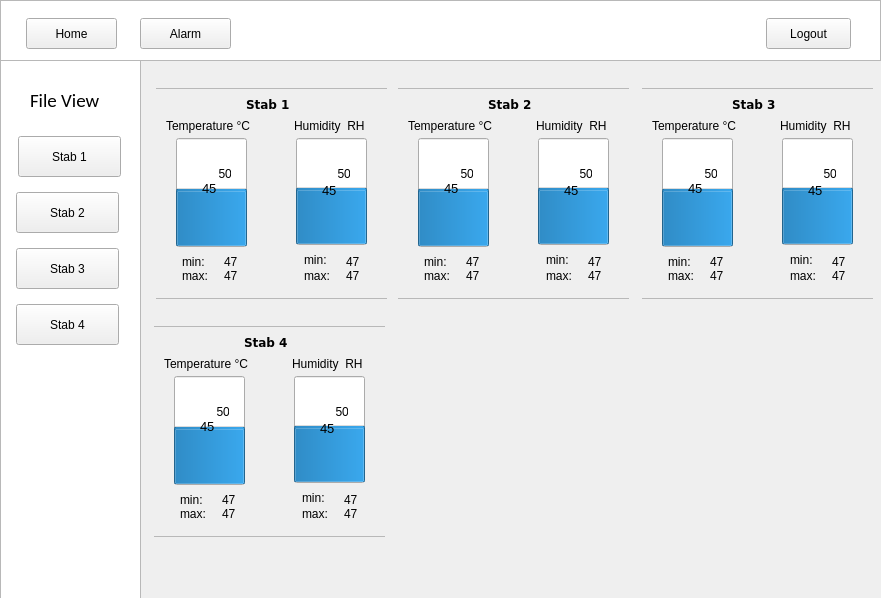
<?xml version="1.0" encoding="UTF-8"?>
<ui version="4.0">
 <class>DataLogger</class>
 <widget class="QMainWindow" name="DataLogger">
  <property name="geometry">
   <rect>
    <x>0</x>
    <y>0</y>
    <width>881</width>
    <height>598</height>
   </rect>
  </property>
  <property name="windowTitle">
   <string>DataLogger</string>
  </property>
  <widget class="QWidget" name="centralwidget">
   <widget class="QListWidget" name="SideBar">
    <property name="geometry">
     <rect>
      <x>0</x>
      <y>60</y>
      <width>141</width>
      <height>541</height>
     </rect>
    </property>
   </widget>
   <widget class="QListWidget" name="MainBar">
    <property name="geometry">
     <rect>
      <x>0</x>
      <y>0</y>
      <width>881</width>
      <height>61</height>
     </rect>
    </property>
    <property name="autoFillBackground">
     <bool>true</bool>
    </property>
   </widget>
   <widget class="QPushButton" name="HomeButton">
    <property name="geometry">
     <rect>
      <x>26</x>
      <y>18</y>
      <width>91</width>
      <height>31</height>
     </rect>
    </property>
    <property name="styleSheet">
     <string notr="true">image: url(:/icons/icons/home.svg);</string>
    </property>
    <property name="text">
     <string>Home</string>
    </property>
    <property name="icon">
     <iconset resource="resources.qrc">
      <normaloff>:/icons/icons/home.svg</normaloff>:/icons/icons/home.svg</iconset>
    </property>
   </widget>
   <widget class="QPushButton" name="AlarmButton">
    <property name="geometry">
     <rect>
      <x>140</x>
      <y>18</y>
      <width>91</width>
      <height>31</height>
     </rect>
    </property>
    <property name="text">
     <string>Alarm</string>
    </property>
    <property name="icon">
     <iconset resource="resources.qrc">
      <normaloff>:/icons/icons/bell.svg</normaloff>:/icons/icons/bell.svg</iconset>
    </property>
   </widget>
   <widget class="QPushButton" name="LogoutButton">
    <property name="geometry">
     <rect>
      <x>766</x>
      <y>18</y>
      <width>85</width>
      <height>31</height>
     </rect>
    </property>
    <property name="text">
     <string>Logout</string>
    </property>
    <property name="icon">
     <iconset resource="resources.qrc">
      <normaloff>:/icons/icons/log-out.svg</normaloff>:/icons/icons/log-out.svg</iconset>
    </property>
   </widget>
   <widget class="QPushButton" name="Stab1_button">
    <property name="geometry">
     <rect>
      <x>18</x>
      <y>136</y>
      <width>103</width>
      <height>41</height>
     </rect>
    </property>
    <property name="text">
     <string>Stab 1</string>
    </property>
    <property name="icon">
     <iconset resource="resources.qrc">
      <normaloff>:/icons/icons/radio.svg</normaloff>:/icons/icons/radio.svg</iconset>
    </property>
    <property name="iconSize">
     <size>
      <width>30</width>
      <height>30</height>
     </size>
    </property>
   </widget>
   <widget class="QLabel" name="FileView">
    <property name="geometry">
     <rect>
      <x>30</x>
      <y>90</y>
      <width>91</width>
      <height>21</height>
     </rect>
    </property>
    <property name="font">
     <font>
      <family>Calibri</family>
      <pointsize>14</pointsize>
      <weight>50</weight>
      <bold>false</bold>
     </font>
    </property>
    <property name="text">
     <string>File View</string>
    </property>
   </widget>
   <widget class="QWidget" name="widget_4" native="true">
    <property name="geometry">
     <rect>
      <x>156</x>
      <y>88</y>
      <width>231</width>
      <height>211</height>
     </rect>
    </property>
    <property name="styleSheet">
     <string notr="true"/>
    </property>
    <widget class="QLabel" name="Stab1_4">
     <property name="geometry">
      <rect>
       <x>90</x>
       <y>10</y>
       <width>47</width>
       <height>13</height>
      </rect>
     </property>
     <property name="font">
      <font>
       <family>Verdana</family>
       <weight>75</weight>
       <bold>true</bold>
      </font>
     </property>
     <property name="text">
      <string>Stab 1</string>
     </property>
    </widget>
    <widget class="QProgressBar" name="Stab1_Humd_4">
     <property name="geometry">
      <rect>
       <x>140</x>
       <y>50</y>
       <width>71</width>
       <height>107</height>
      </rect>
     </property>
     <property name="value">
      <number>50</number>
     </property>
     <property name="orientation">
      <enum>Qt::Vertical</enum>
     </property>
     <property name="textDirection">
      <enum>QProgressBar::TopToBottom</enum>
     </property>
    </widget>
    <widget class="QProgressBar" name="Stab1_Temp_4">
     <property name="geometry">
      <rect>
       <x>20</x>
       <y>50</y>
       <width>71</width>
       <height>109</height>
      </rect>
     </property>
     <property name="mouseTracking">
      <bool>true</bool>
     </property>
     <property name="contextMenuPolicy">
      <enum>Qt::DefaultContextMenu</enum>
     </property>
     <property name="acceptDrops">
      <bool>false</bool>
     </property>
     <property name="whatsThis">
      <string>&lt;html&gt;&lt;head/&gt;&lt;body&gt;&lt;p&gt;&lt;span style=&quot; font-size:11pt;&quot;&gt;Ali&lt;/span&gt;&lt;/p&gt;&lt;/body&gt;&lt;/html&gt;</string>
     </property>
     <property name="layoutDirection">
      <enum>Qt::LeftToRight</enum>
     </property>
     <property name="autoFillBackground">
      <bool>false</bool>
     </property>
     <property name="styleSheet">
      <string notr="true"/>
     </property>
     <property name="value">
      <number>50</number>
     </property>
     <property name="alignment">
      <set>Qt::AlignCenter</set>
     </property>
     <property name="orientation">
      <enum>Qt::Vertical</enum>
     </property>
     <property name="invertedAppearance">
      <bool>false</bool>
     </property>
     <property name="textDirection">
      <enum>QProgressBar::TopToBottom</enum>
     </property>
     <property name="format">
      <string extracomment="]">%p%</string>
     </property>
    </widget>
    <widget class="QLabel" name="heading_temp">
     <property name="geometry">
      <rect>
       <x>10</x>
       <y>30</y>
       <width>101</width>
       <height>16</height>
      </rect>
     </property>
     <property name="text">
      <string>Temperature °C</string>
     </property>
    </widget>
    <widget class="QLabel" name="headin_hum">
     <property name="geometry">
      <rect>
       <x>138</x>
       <y>30</y>
       <width>81</width>
       <height>16</height>
      </rect>
     </property>
     <property name="text">
      <string>Humidity  RH</string>
     </property>
    </widget>
    <widget class="QLabel" name="stab1_temp">
     <property name="geometry">
      <rect>
       <x>46</x>
       <y>84</y>
       <width>21</width>
       <height>33</height>
      </rect>
     </property>
     <property name="font">
      <font>
       <pointsize>10</pointsize>
      </font>
     </property>
     <property name="styleSheet">
      <string notr="true"/>
     </property>
     <property name="text">
      <string>45</string>
     </property>
    </widget>
    <widget class="QFrame" name="frame">
     <property name="geometry">
      <rect>
       <x>-2</x>
       <y>0</y>
       <width>235</width>
       <height>211</height>
      </rect>
     </property>
     <property name="styleSheet">
      <string notr="true">
image: url(:/background/istockphoto-1264634979-612x612.png);</string>
     </property>
     <property name="frameShape">
      <enum>QFrame::StyledPanel</enum>
     </property>
     <property name="frameShadow">
      <enum>QFrame::Raised</enum>
     </property>
     <widget class="QLabel" name="label_2">
      <property name="geometry">
       <rect>
        <x>28</x>
        <y>180</y>
        <width>29</width>
        <height>16</height>
       </rect>
      </property>
      <property name="text">
       <string>max:</string>
      </property>
     </widget>
     <widget class="QLabel" name="min_tmp_1">
      <property name="geometry">
       <rect>
        <x>70</x>
        <y>166</y>
        <width>16</width>
        <height>16</height>
       </rect>
      </property>
      <property name="text">
       <string>47</string>
      </property>
     </widget>
     <widget class="QLabel" name="max_tmp_1">
      <property name="geometry">
       <rect>
        <x>70</x>
        <y>180</y>
        <width>16</width>
        <height>16</height>
       </rect>
      </property>
      <property name="text">
       <string>47</string>
      </property>
     </widget>
     <widget class="QLabel" name="label_3">
      <property name="geometry">
       <rect>
        <x>150</x>
        <y>180</y>
        <width>29</width>
        <height>16</height>
       </rect>
      </property>
      <property name="text">
       <string>max:</string>
      </property>
     </widget>
     <widget class="QLabel" name="max_hum_1">
      <property name="geometry">
       <rect>
        <x>192</x>
        <y>180</y>
        <width>16</width>
        <height>16</height>
       </rect>
      </property>
      <property name="text">
       <string>47</string>
      </property>
     </widget>
     <widget class="QLabel" name="min_hum_1">
      <property name="geometry">
       <rect>
        <x>192</x>
        <y>166</y>
        <width>16</width>
        <height>16</height>
       </rect>
      </property>
      <property name="text">
       <string>47</string>
      </property>
     </widget>
     <widget class="QLabel" name="label_4">
      <property name="enabled">
       <bool>true</bool>
      </property>
      <property name="geometry">
       <rect>
        <x>150</x>
        <y>164</y>
        <width>29</width>
        <height>16</height>
       </rect>
      </property>
      <property name="text">
       <string>min:</string>
      </property>
     </widget>
     <widget class="QLabel" name="label">
      <property name="enabled">
       <bool>true</bool>
      </property>
      <property name="geometry">
       <rect>
        <x>28</x>
        <y>166</y>
        <width>29</width>
        <height>16</height>
       </rect>
      </property>
      <property name="text">
       <string>min:</string>
      </property>
     </widget>
    </widget>
    <widget class="QLabel" name="stab1_humd">
     <property name="geometry">
      <rect>
       <x>166</x>
       <y>86</y>
       <width>21</width>
       <height>33</height>
      </rect>
     </property>
     <property name="font">
      <font>
       <pointsize>10</pointsize>
      </font>
     </property>
     <property name="styleSheet">
      <string notr="true"/>
     </property>
     <property name="text">
      <string>45</string>
     </property>
    </widget>
    <zorder>frame</zorder>
    <zorder>Stab1_4</zorder>
    <zorder>Stab1_Humd_4</zorder>
    <zorder>Stab1_Temp_4</zorder>
    <zorder>heading_temp</zorder>
    <zorder>headin_hum</zorder>
    <zorder>stab1_temp</zorder>
    <zorder>stab1_humd</zorder>
   </widget>
   <widget class="QWidget" name="widget_5" native="true">
    <property name="geometry">
     <rect>
      <x>398</x>
      <y>88</y>
      <width>231</width>
      <height>211</height>
     </rect>
    </property>
    <property name="styleSheet">
     <string notr="true"/>
    </property>
    <widget class="QLabel" name="Stab1_7">
     <property name="geometry">
      <rect>
       <x>90</x>
       <y>10</y>
       <width>47</width>
       <height>13</height>
      </rect>
     </property>
     <property name="font">
      <font>
       <family>Verdana</family>
       <weight>75</weight>
       <bold>true</bold>
      </font>
     </property>
     <property name="text">
      <string>Stab 2</string>
     </property>
    </widget>
    <widget class="QProgressBar" name="Stab1_Humd_7">
     <property name="geometry">
      <rect>
       <x>140</x>
       <y>50</y>
       <width>71</width>
       <height>107</height>
      </rect>
     </property>
     <property name="value">
      <number>50</number>
     </property>
     <property name="orientation">
      <enum>Qt::Vertical</enum>
     </property>
     <property name="textDirection">
      <enum>QProgressBar::TopToBottom</enum>
     </property>
    </widget>
    <widget class="QProgressBar" name="Stab1_Temp_7">
     <property name="geometry">
      <rect>
       <x>20</x>
       <y>50</y>
       <width>71</width>
       <height>109</height>
      </rect>
     </property>
     <property name="mouseTracking">
      <bool>true</bool>
     </property>
     <property name="contextMenuPolicy">
      <enum>Qt::DefaultContextMenu</enum>
     </property>
     <property name="acceptDrops">
      <bool>false</bool>
     </property>
     <property name="whatsThis">
      <string>&lt;html&gt;&lt;head/&gt;&lt;body&gt;&lt;p&gt;&lt;span style=&quot; font-size:11pt;&quot;&gt;Ali&lt;/span&gt;&lt;/p&gt;&lt;/body&gt;&lt;/html&gt;</string>
     </property>
     <property name="layoutDirection">
      <enum>Qt::LeftToRight</enum>
     </property>
     <property name="autoFillBackground">
      <bool>false</bool>
     </property>
     <property name="styleSheet">
      <string notr="true"/>
     </property>
     <property name="value">
      <number>50</number>
     </property>
     <property name="alignment">
      <set>Qt::AlignCenter</set>
     </property>
     <property name="orientation">
      <enum>Qt::Vertical</enum>
     </property>
     <property name="invertedAppearance">
      <bool>false</bool>
     </property>
     <property name="textDirection">
      <enum>QProgressBar::TopToBottom</enum>
     </property>
     <property name="format">
      <string extracomment="]">%p%</string>
     </property>
    </widget>
    <widget class="QLabel" name="heading_temp_4">
     <property name="geometry">
      <rect>
       <x>10</x>
       <y>30</y>
       <width>101</width>
       <height>16</height>
      </rect>
     </property>
     <property name="text">
      <string>Temperature °C</string>
     </property>
    </widget>
    <widget class="QLabel" name="headin_hum_4">
     <property name="geometry">
      <rect>
       <x>138</x>
       <y>30</y>
       <width>81</width>
       <height>16</height>
      </rect>
     </property>
     <property name="text">
      <string>Humidity  RH</string>
     </property>
    </widget>
    <widget class="QLabel" name="stab1_temp_4">
     <property name="geometry">
      <rect>
       <x>46</x>
       <y>84</y>
       <width>21</width>
       <height>33</height>
      </rect>
     </property>
     <property name="font">
      <font>
       <pointsize>10</pointsize>
      </font>
     </property>
     <property name="styleSheet">
      <string notr="true"/>
     </property>
     <property name="text">
      <string>45</string>
     </property>
    </widget>
    <widget class="QFrame" name="frame_4">
     <property name="geometry">
      <rect>
       <x>-2</x>
       <y>0</y>
       <width>235</width>
       <height>211</height>
      </rect>
     </property>
     <property name="styleSheet">
      <string notr="true">
image: url(:/background/istockphoto-1264634979-612x612.png);</string>
     </property>
     <property name="frameShape">
      <enum>QFrame::StyledPanel</enum>
     </property>
     <property name="frameShadow">
      <enum>QFrame::Raised</enum>
     </property>
     <widget class="QLabel" name="label_13">
      <property name="geometry">
       <rect>
        <x>28</x>
        <y>180</y>
        <width>29</width>
        <height>16</height>
       </rect>
      </property>
      <property name="text">
       <string>max:</string>
      </property>
     </widget>
     <widget class="QLabel" name="min_tmp_2">
      <property name="geometry">
       <rect>
        <x>70</x>
        <y>166</y>
        <width>16</width>
        <height>16</height>
       </rect>
      </property>
      <property name="text">
       <string>47</string>
      </property>
     </widget>
     <widget class="QLabel" name="max_tmp_2">
      <property name="geometry">
       <rect>
        <x>70</x>
        <y>180</y>
        <width>16</width>
        <height>16</height>
       </rect>
      </property>
      <property name="text">
       <string>47</string>
      </property>
     </widget>
     <widget class="QLabel" name="label_14">
      <property name="geometry">
       <rect>
        <x>150</x>
        <y>180</y>
        <width>29</width>
        <height>16</height>
       </rect>
      </property>
      <property name="text">
       <string>max:</string>
      </property>
     </widget>
     <widget class="QLabel" name="max_hum_2">
      <property name="geometry">
       <rect>
        <x>192</x>
        <y>180</y>
        <width>16</width>
        <height>16</height>
       </rect>
      </property>
      <property name="text">
       <string>47</string>
      </property>
     </widget>
     <widget class="QLabel" name="min_hum_2">
      <property name="geometry">
       <rect>
        <x>192</x>
        <y>166</y>
        <width>16</width>
        <height>16</height>
       </rect>
      </property>
      <property name="text">
       <string>47</string>
      </property>
     </widget>
     <widget class="QLabel" name="label_15">
      <property name="enabled">
       <bool>true</bool>
      </property>
      <property name="geometry">
       <rect>
        <x>150</x>
        <y>164</y>
        <width>29</width>
        <height>16</height>
       </rect>
      </property>
      <property name="text">
       <string>min:</string>
      </property>
     </widget>
     <widget class="QLabel" name="label_16">
      <property name="enabled">
       <bool>true</bool>
      </property>
      <property name="geometry">
       <rect>
        <x>28</x>
        <y>166</y>
        <width>29</width>
        <height>16</height>
       </rect>
      </property>
      <property name="text">
       <string>min:</string>
      </property>
     </widget>
    </widget>
    <widget class="QLabel" name="stab1_temp_8">
     <property name="geometry">
      <rect>
       <x>166</x>
       <y>86</y>
       <width>21</width>
       <height>33</height>
      </rect>
     </property>
     <property name="font">
      <font>
       <pointsize>10</pointsize>
      </font>
     </property>
     <property name="styleSheet">
      <string notr="true"/>
     </property>
     <property name="text">
      <string>45</string>
     </property>
    </widget>
    <zorder>frame_4</zorder>
    <zorder>Stab1_7</zorder>
    <zorder>Stab1_Humd_7</zorder>
    <zorder>Stab1_Temp_7</zorder>
    <zorder>heading_temp_4</zorder>
    <zorder>headin_hum_4</zorder>
    <zorder>stab1_temp_4</zorder>
    <zorder>stab1_temp_8</zorder>
   </widget>
   <widget class="QWidget" name="widget_6" native="true">
    <property name="geometry">
     <rect>
      <x>642</x>
      <y>88</y>
      <width>231</width>
      <height>211</height>
     </rect>
    </property>
    <property name="styleSheet">
     <string notr="true"/>
    </property>
    <widget class="QLabel" name="Stab1_8">
     <property name="geometry">
      <rect>
       <x>90</x>
       <y>10</y>
       <width>47</width>
       <height>13</height>
      </rect>
     </property>
     <property name="font">
      <font>
       <family>Verdana</family>
       <weight>75</weight>
       <bold>true</bold>
      </font>
     </property>
     <property name="text">
      <string>Stab 3</string>
     </property>
    </widget>
    <widget class="QProgressBar" name="Stab1_Humd_8">
     <property name="geometry">
      <rect>
       <x>140</x>
       <y>50</y>
       <width>71</width>
       <height>107</height>
      </rect>
     </property>
     <property name="value">
      <number>50</number>
     </property>
     <property name="orientation">
      <enum>Qt::Vertical</enum>
     </property>
     <property name="textDirection">
      <enum>QProgressBar::TopToBottom</enum>
     </property>
    </widget>
    <widget class="QProgressBar" name="Stab1_Temp_8">
     <property name="geometry">
      <rect>
       <x>20</x>
       <y>50</y>
       <width>71</width>
       <height>109</height>
      </rect>
     </property>
     <property name="mouseTracking">
      <bool>true</bool>
     </property>
     <property name="contextMenuPolicy">
      <enum>Qt::DefaultContextMenu</enum>
     </property>
     <property name="acceptDrops">
      <bool>false</bool>
     </property>
     <property name="whatsThis">
      <string>&lt;html&gt;&lt;head/&gt;&lt;body&gt;&lt;p&gt;&lt;span style=&quot; font-size:11pt;&quot;&gt;Ali&lt;/span&gt;&lt;/p&gt;&lt;/body&gt;&lt;/html&gt;</string>
     </property>
     <property name="layoutDirection">
      <enum>Qt::LeftToRight</enum>
     </property>
     <property name="autoFillBackground">
      <bool>false</bool>
     </property>
     <property name="styleSheet">
      <string notr="true"/>
     </property>
     <property name="value">
      <number>50</number>
     </property>
     <property name="alignment">
      <set>Qt::AlignCenter</set>
     </property>
     <property name="orientation">
      <enum>Qt::Vertical</enum>
     </property>
     <property name="invertedAppearance">
      <bool>false</bool>
     </property>
     <property name="textDirection">
      <enum>QProgressBar::TopToBottom</enum>
     </property>
     <property name="format">
      <string extracomment="]">%p%</string>
     </property>
    </widget>
    <widget class="QLabel" name="heading_temp_5">
     <property name="geometry">
      <rect>
       <x>10</x>
       <y>30</y>
       <width>101</width>
       <height>16</height>
      </rect>
     </property>
     <property name="text">
      <string>Temperature °C</string>
     </property>
    </widget>
    <widget class="QLabel" name="headin_hum_5">
     <property name="geometry">
      <rect>
       <x>138</x>
       <y>30</y>
       <width>81</width>
       <height>16</height>
      </rect>
     </property>
     <property name="text">
      <string>Humidity  RH</string>
     </property>
    </widget>
    <widget class="QLabel" name="stab1_temp_9">
     <property name="geometry">
      <rect>
       <x>46</x>
       <y>84</y>
       <width>21</width>
       <height>33</height>
      </rect>
     </property>
     <property name="font">
      <font>
       <pointsize>10</pointsize>
      </font>
     </property>
     <property name="styleSheet">
      <string notr="true"/>
     </property>
     <property name="text">
      <string>45</string>
     </property>
    </widget>
    <widget class="QFrame" name="frame_5">
     <property name="geometry">
      <rect>
       <x>-2</x>
       <y>0</y>
       <width>235</width>
       <height>211</height>
      </rect>
     </property>
     <property name="styleSheet">
      <string notr="true">
image: url(:/background/istockphoto-1264634979-612x612.png);</string>
     </property>
     <property name="frameShape">
      <enum>QFrame::StyledPanel</enum>
     </property>
     <property name="frameShadow">
      <enum>QFrame::Raised</enum>
     </property>
     <widget class="QLabel" name="label_17">
      <property name="geometry">
       <rect>
        <x>28</x>
        <y>180</y>
        <width>29</width>
        <height>16</height>
       </rect>
      </property>
      <property name="text">
       <string>max:</string>
      </property>
     </widget>
     <widget class="QLabel" name="min_tmp_7">
      <property name="geometry">
       <rect>
        <x>70</x>
        <y>166</y>
        <width>16</width>
        <height>16</height>
       </rect>
      </property>
      <property name="text">
       <string>47</string>
      </property>
     </widget>
     <widget class="QLabel" name="maz_tmp_3">
      <property name="geometry">
       <rect>
        <x>70</x>
        <y>180</y>
        <width>16</width>
        <height>16</height>
       </rect>
      </property>
      <property name="text">
       <string>47</string>
      </property>
     </widget>
     <widget class="QLabel" name="label_18">
      <property name="geometry">
       <rect>
        <x>150</x>
        <y>180</y>
        <width>29</width>
        <height>16</height>
       </rect>
      </property>
      <property name="text">
       <string>max:</string>
      </property>
     </widget>
     <widget class="QLabel" name="max_hum_3">
      <property name="geometry">
       <rect>
        <x>192</x>
        <y>180</y>
        <width>16</width>
        <height>16</height>
       </rect>
      </property>
      <property name="text">
       <string>47</string>
      </property>
     </widget>
     <widget class="QLabel" name="min_hum_3">
      <property name="geometry">
       <rect>
        <x>192</x>
        <y>166</y>
        <width>16</width>
        <height>16</height>
       </rect>
      </property>
      <property name="text">
       <string>47</string>
      </property>
     </widget>
     <widget class="QLabel" name="label_19">
      <property name="enabled">
       <bool>true</bool>
      </property>
      <property name="geometry">
       <rect>
        <x>150</x>
        <y>164</y>
        <width>29</width>
        <height>16</height>
       </rect>
      </property>
      <property name="text">
       <string>min:</string>
      </property>
     </widget>
     <widget class="QLabel" name="label_20">
      <property name="enabled">
       <bool>true</bool>
      </property>
      <property name="geometry">
       <rect>
        <x>28</x>
        <y>166</y>
        <width>29</width>
        <height>16</height>
       </rect>
      </property>
      <property name="text">
       <string>min:</string>
      </property>
     </widget>
    </widget>
    <widget class="QLabel" name="stab1_temp_10">
     <property name="geometry">
      <rect>
       <x>166</x>
       <y>86</y>
       <width>21</width>
       <height>33</height>
      </rect>
     </property>
     <property name="font">
      <font>
       <pointsize>10</pointsize>
      </font>
     </property>
     <property name="styleSheet">
      <string notr="true"/>
     </property>
     <property name="text">
      <string>45</string>
     </property>
    </widget>
    <zorder>frame_5</zorder>
    <zorder>Stab1_8</zorder>
    <zorder>Stab1_Humd_8</zorder>
    <zorder>Stab1_Temp_8</zorder>
    <zorder>heading_temp_5</zorder>
    <zorder>headin_hum_5</zorder>
    <zorder>stab1_temp_9</zorder>
    <zorder>stab1_temp_10</zorder>
   </widget>
   <widget class="QWidget" name="widget_7" native="true">
    <property name="geometry">
     <rect>
      <x>154</x>
      <y>326</y>
      <width>231</width>
      <height>211</height>
     </rect>
    </property>
    <property name="styleSheet">
     <string notr="true"/>
    </property>
    <widget class="QLabel" name="Stab1_10">
     <property name="geometry">
      <rect>
       <x>90</x>
       <y>10</y>
       <width>47</width>
       <height>13</height>
      </rect>
     </property>
     <property name="font">
      <font>
       <family>Verdana</family>
       <weight>75</weight>
       <bold>true</bold>
      </font>
     </property>
     <property name="text">
      <string>Stab 4</string>
     </property>
    </widget>
    <widget class="QProgressBar" name="Stab1_Humd_10">
     <property name="geometry">
      <rect>
       <x>140</x>
       <y>50</y>
       <width>71</width>
       <height>107</height>
      </rect>
     </property>
     <property name="value">
      <number>50</number>
     </property>
     <property name="orientation">
      <enum>Qt::Vertical</enum>
     </property>
     <property name="textDirection">
      <enum>QProgressBar::TopToBottom</enum>
     </property>
    </widget>
    <widget class="QProgressBar" name="Stab1_Temp_10">
     <property name="geometry">
      <rect>
       <x>20</x>
       <y>50</y>
       <width>71</width>
       <height>109</height>
      </rect>
     </property>
     <property name="mouseTracking">
      <bool>true</bool>
     </property>
     <property name="contextMenuPolicy">
      <enum>Qt::DefaultContextMenu</enum>
     </property>
     <property name="acceptDrops">
      <bool>false</bool>
     </property>
     <property name="whatsThis">
      <string>&lt;html&gt;&lt;head/&gt;&lt;body&gt;&lt;p&gt;&lt;span style=&quot; font-size:11pt;&quot;&gt;Ali&lt;/span&gt;&lt;/p&gt;&lt;/body&gt;&lt;/html&gt;</string>
     </property>
     <property name="layoutDirection">
      <enum>Qt::LeftToRight</enum>
     </property>
     <property name="autoFillBackground">
      <bool>false</bool>
     </property>
     <property name="styleSheet">
      <string notr="true"/>
     </property>
     <property name="value">
      <number>50</number>
     </property>
     <property name="alignment">
      <set>Qt::AlignCenter</set>
     </property>
     <property name="orientation">
      <enum>Qt::Vertical</enum>
     </property>
     <property name="invertedAppearance">
      <bool>false</bool>
     </property>
     <property name="textDirection">
      <enum>QProgressBar::TopToBottom</enum>
     </property>
     <property name="format">
      <string extracomment="]">%p%</string>
     </property>
    </widget>
    <widget class="QLabel" name="heading_temp_7">
     <property name="geometry">
      <rect>
       <x>10</x>
       <y>30</y>
       <width>101</width>
       <height>16</height>
      </rect>
     </property>
     <property name="text">
      <string>Temperature °C</string>
     </property>
    </widget>
    <widget class="QLabel" name="headin_hum_7">
     <property name="geometry">
      <rect>
       <x>138</x>
       <y>30</y>
       <width>81</width>
       <height>16</height>
      </rect>
     </property>
     <property name="text">
      <string>Humidity  RH</string>
     </property>
    </widget>
    <widget class="QLabel" name="stab1_temp_13">
     <property name="geometry">
      <rect>
       <x>46</x>
       <y>84</y>
       <width>21</width>
       <height>33</height>
      </rect>
     </property>
     <property name="font">
      <font>
       <pointsize>10</pointsize>
      </font>
     </property>
     <property name="styleSheet">
      <string notr="true"/>
     </property>
     <property name="text">
      <string>45</string>
     </property>
    </widget>
    <widget class="QFrame" name="frame_7">
     <property name="geometry">
      <rect>
       <x>-2</x>
       <y>0</y>
       <width>235</width>
       <height>211</height>
      </rect>
     </property>
     <property name="styleSheet">
      <string notr="true">
image: url(:/background/istockphoto-1264634979-612x612.png);</string>
     </property>
     <property name="frameShape">
      <enum>QFrame::StyledPanel</enum>
     </property>
     <property name="frameShadow">
      <enum>QFrame::Raised</enum>
     </property>
     <widget class="QLabel" name="label_25">
      <property name="geometry">
       <rect>
        <x>28</x>
        <y>180</y>
        <width>29</width>
        <height>16</height>
       </rect>
      </property>
      <property name="text">
       <string>max:</string>
      </property>
     </widget>
     <widget class="QLabel" name="min_tmp_8">
      <property name="geometry">
       <rect>
        <x>70</x>
        <y>166</y>
        <width>16</width>
        <height>16</height>
       </rect>
      </property>
      <property name="text">
       <string>47</string>
      </property>
     </widget>
     <widget class="QLabel" name="max_tmp_4">
      <property name="geometry">
       <rect>
        <x>70</x>
        <y>180</y>
        <width>16</width>
        <height>16</height>
       </rect>
      </property>
      <property name="text">
       <string>47</string>
      </property>
     </widget>
     <widget class="QLabel" name="label_26">
      <property name="geometry">
       <rect>
        <x>150</x>
        <y>180</y>
        <width>29</width>
        <height>16</height>
       </rect>
      </property>
      <property name="text">
       <string>max:</string>
      </property>
     </widget>
     <widget class="QLabel" name="max_hum_4">
      <property name="geometry">
       <rect>
        <x>192</x>
        <y>180</y>
        <width>16</width>
        <height>16</height>
       </rect>
      </property>
      <property name="text">
       <string>47</string>
      </property>
     </widget>
     <widget class="QLabel" name="min_hum_4">
      <property name="geometry">
       <rect>
        <x>192</x>
        <y>166</y>
        <width>16</width>
        <height>16</height>
       </rect>
      </property>
      <property name="text">
       <string>47</string>
      </property>
     </widget>
     <widget class="QLabel" name="label_27">
      <property name="enabled">
       <bool>true</bool>
      </property>
      <property name="geometry">
       <rect>
        <x>150</x>
        <y>164</y>
        <width>29</width>
        <height>16</height>
       </rect>
      </property>
      <property name="text">
       <string>min:</string>
      </property>
     </widget>
     <widget class="QLabel" name="label_28">
      <property name="enabled">
       <bool>true</bool>
      </property>
      <property name="geometry">
       <rect>
        <x>28</x>
        <y>166</y>
        <width>29</width>
        <height>16</height>
       </rect>
      </property>
      <property name="text">
       <string>min:</string>
      </property>
     </widget>
    </widget>
    <widget class="QLabel" name="stab1_temp_14">
     <property name="geometry">
      <rect>
       <x>166</x>
       <y>86</y>
       <width>21</width>
       <height>33</height>
      </rect>
     </property>
     <property name="font">
      <font>
       <pointsize>10</pointsize>
      </font>
     </property>
     <property name="styleSheet">
      <string notr="true"/>
     </property>
     <property name="text">
      <string>45</string>
     </property>
    </widget>
    <zorder>frame_7</zorder>
    <zorder>Stab1_10</zorder>
    <zorder>Stab1_Humd_10</zorder>
    <zorder>Stab1_Temp_10</zorder>
    <zorder>heading_temp_7</zorder>
    <zorder>headin_hum_7</zorder>
    <zorder>stab1_temp_13</zorder>
    <zorder>stab1_temp_14</zorder>
   </widget>
   <widget class="QPushButton" name="Stab1_button_2">
    <property name="geometry">
     <rect>
      <x>16</x>
      <y>304</y>
      <width>103</width>
      <height>41</height>
     </rect>
    </property>
    <property name="text">
     <string>Stab 4</string>
    </property>
    <property name="icon">
     <iconset resource="resources.qrc">
      <normaloff>:/icons/icons/radio.svg</normaloff>:/icons/icons/radio.svg</iconset>
    </property>
    <property name="iconSize">
     <size>
      <width>30</width>
      <height>30</height>
     </size>
    </property>
   </widget>
   <widget class="QPushButton" name="Stab1_button_3">
    <property name="geometry">
     <rect>
      <x>16</x>
      <y>248</y>
      <width>103</width>
      <height>41</height>
     </rect>
    </property>
    <property name="text">
     <string>Stab 3</string>
    </property>
    <property name="icon">
     <iconset resource="resources.qrc">
      <normaloff>:/icons/icons/radio.svg</normaloff>:/icons/icons/radio.svg</iconset>
    </property>
    <property name="iconSize">
     <size>
      <width>30</width>
      <height>30</height>
     </size>
    </property>
   </widget>
   <widget class="QPushButton" name="Stab1_button_4">
    <property name="geometry">
     <rect>
      <x>16</x>
      <y>192</y>
      <width>103</width>
      <height>41</height>
     </rect>
    </property>
    <property name="text">
     <string>Stab 2</string>
    </property>
    <property name="icon">
     <iconset resource="resources.qrc">
      <normaloff>:/icons/icons/radio.svg</normaloff>:/icons/icons/radio.svg</iconset>
    </property>
    <property name="iconSize">
     <size>
      <width>30</width>
      <height>30</height>
     </size>
    </property>
   </widget>
  </widget>
 </widget>
 <resources>
  <include location="resources.qrc"/>
 </resources>
 <connections/>
 <designerdata>
  <property name="gridDeltaX">
   <number>2</number>
  </property>
  <property name="gridDeltaY">
   <number>2</number>
  </property>
  <property name="gridSnapX">
   <bool>true</bool>
  </property>
  <property name="gridSnapY">
   <bool>true</bool>
  </property>
  <property name="gridVisible">
   <bool>true</bool>
  </property>
 </designerdata>
</ui>
